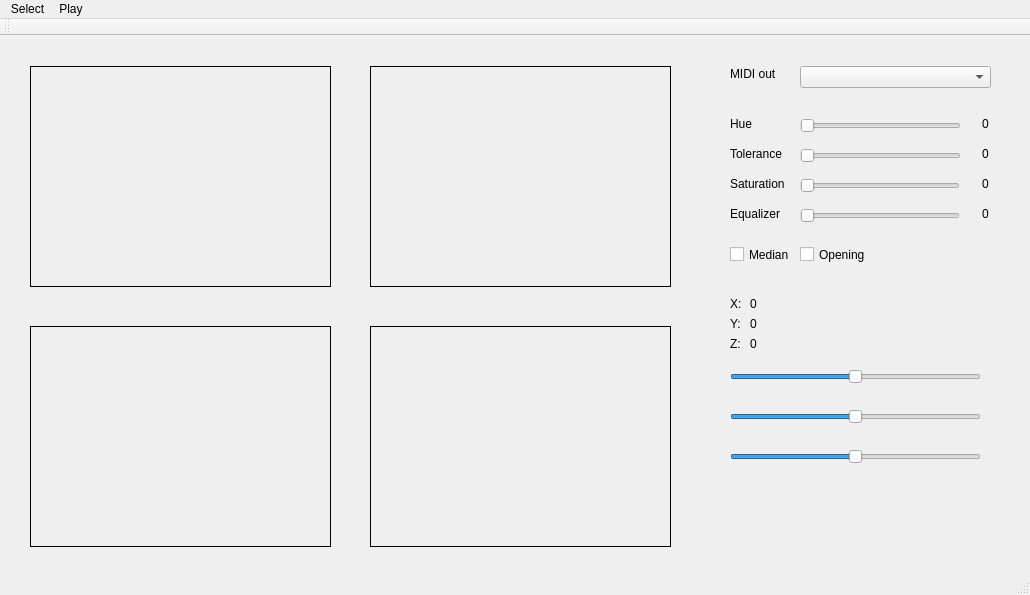
<?xml version="1.0" encoding="UTF-8"?>
<ui version="4.0">
 <class>VideoPlayer</class>
 <widget class="QMainWindow" name="VideoPlayer">
  <property name="geometry">
   <rect>
    <x>0</x>
    <y>0</y>
    <width>1030</width>
    <height>595</height>
   </rect>
  </property>
  <property name="windowTitle">
   <string>VideoPlayer</string>
  </property>
  <widget class="QWidget" name="centralWidget">
   <widget class="VideoWidget" name="inputFrame">
    <property name="geometry">
     <rect>
      <x>30</x>
      <y>30</y>
      <width>301</width>
      <height>221</height>
     </rect>
    </property>
    <property name="frameShape">
     <enum>QFrame::Box</enum>
    </property>
    <property name="text">
     <string/>
    </property>
    <property name="scaledContents">
     <bool>false</bool>
    </property>
    <property name="alignment">
     <set>Qt::AlignCenter</set>
    </property>
   </widget>
   <widget class="VideoWidget" name="inputFrame_2">
    <property name="geometry">
     <rect>
      <x>30</x>
      <y>290</y>
      <width>301</width>
      <height>221</height>
     </rect>
    </property>
    <property name="frameShape">
     <enum>QFrame::Box</enum>
    </property>
    <property name="text">
     <string/>
    </property>
    <property name="scaledContents">
     <bool>false</bool>
    </property>
    <property name="alignment">
     <set>Qt::AlignCenter</set>
    </property>
   </widget>
   <widget class="VideoWidget" name="outputFrame">
    <property name="geometry">
     <rect>
      <x>370</x>
      <y>30</y>
      <width>301</width>
      <height>221</height>
     </rect>
    </property>
    <property name="frameShape">
     <enum>QFrame::Box</enum>
    </property>
    <property name="text">
     <string/>
    </property>
    <property name="scaledContents">
     <bool>false</bool>
    </property>
    <property name="alignment">
     <set>Qt::AlignCenter</set>
    </property>
   </widget>
   <widget class="VideoWidget" name="outputFrame_2">
    <property name="geometry">
     <rect>
      <x>370</x>
      <y>290</y>
      <width>301</width>
      <height>221</height>
     </rect>
    </property>
    <property name="frameShape">
     <enum>QFrame::Box</enum>
    </property>
    <property name="text">
     <string/>
    </property>
    <property name="scaledContents">
     <bool>false</bool>
    </property>
    <property name="alignment">
     <set>Qt::AlignCenter</set>
    </property>
   </widget>
   <widget class="QSlider" name="equalizerSlider">
    <property name="geometry">
     <rect>
      <x>800</x>
      <y>170</y>
      <width>160</width>
      <height>19</height>
     </rect>
    </property>
    <property name="minimum">
     <number>1</number>
    </property>
    <property name="maximum">
     <number>100</number>
    </property>
    <property name="orientation">
     <enum>Qt::Horizontal</enum>
    </property>
   </widget>
   <widget class="QSlider" name="saturationSlider">
    <property name="geometry">
     <rect>
      <x>800</x>
      <y>140</y>
      <width>160</width>
      <height>19</height>
     </rect>
    </property>
    <property name="maximum">
     <number>255</number>
    </property>
    <property name="orientation">
     <enum>Qt::Horizontal</enum>
    </property>
   </widget>
   <widget class="QSlider" name="hueSlider">
    <property name="geometry">
     <rect>
      <x>800</x>
      <y>80</y>
      <width>161</width>
      <height>20</height>
     </rect>
    </property>
    <property name="styleSheet">
     <string notr="true"/>
    </property>
    <property name="maximum">
     <number>360</number>
    </property>
    <property name="orientation">
     <enum>Qt::Horizontal</enum>
    </property>
   </widget>
   <widget class="QSlider" name="toleranceSilder">
    <property name="geometry">
     <rect>
      <x>800</x>
      <y>110</y>
      <width>161</width>
      <height>19</height>
     </rect>
    </property>
    <property name="maximum">
     <number>30</number>
    </property>
    <property name="orientation">
     <enum>Qt::Horizontal</enum>
    </property>
   </widget>
   <widget class="QLabel" name="hueTextLabel">
    <property name="geometry">
     <rect>
      <x>730</x>
      <y>80</y>
      <width>61</width>
      <height>16</height>
     </rect>
    </property>
    <property name="text">
     <string>Hue</string>
    </property>
   </widget>
   <widget class="QLabel" name="toleranceTextLabel">
    <property name="geometry">
     <rect>
      <x>730</x>
      <y>110</y>
      <width>61</width>
      <height>16</height>
     </rect>
    </property>
    <property name="text">
     <string>Tolerance</string>
    </property>
   </widget>
   <widget class="QLabel" name="saturationTextLabel">
    <property name="geometry">
     <rect>
      <x>730</x>
      <y>140</y>
      <width>61</width>
      <height>16</height>
     </rect>
    </property>
    <property name="text">
     <string>Saturation</string>
    </property>
   </widget>
   <widget class="QLabel" name="equalizerTextLabel">
    <property name="geometry">
     <rect>
      <x>730</x>
      <y>170</y>
      <width>61</width>
      <height>16</height>
     </rect>
    </property>
    <property name="text">
     <string>Equalizer</string>
    </property>
   </widget>
   <widget class="QLabel" name="hueValue">
    <property name="geometry">
     <rect>
      <x>970</x>
      <y>80</y>
      <width>31</width>
      <height>16</height>
     </rect>
    </property>
    <property name="midLineWidth">
     <number>0</number>
    </property>
    <property name="text">
     <string>0</string>
    </property>
    <property name="alignment">
     <set>Qt::AlignCenter</set>
    </property>
   </widget>
   <widget class="QLabel" name="toleranceValue">
    <property name="geometry">
     <rect>
      <x>970</x>
      <y>110</y>
      <width>31</width>
      <height>16</height>
     </rect>
    </property>
    <property name="midLineWidth">
     <number>0</number>
    </property>
    <property name="text">
     <string>0</string>
    </property>
    <property name="alignment">
     <set>Qt::AlignCenter</set>
    </property>
   </widget>
   <widget class="QLabel" name="saturationValue">
    <property name="geometry">
     <rect>
      <x>970</x>
      <y>140</y>
      <width>31</width>
      <height>16</height>
     </rect>
    </property>
    <property name="midLineWidth">
     <number>0</number>
    </property>
    <property name="text">
     <string>0</string>
    </property>
    <property name="alignment">
     <set>Qt::AlignCenter</set>
    </property>
   </widget>
   <widget class="QLabel" name="equalizerValue">
    <property name="geometry">
     <rect>
      <x>970</x>
      <y>170</y>
      <width>31</width>
      <height>16</height>
     </rect>
    </property>
    <property name="midLineWidth">
     <number>0</number>
    </property>
    <property name="text">
     <string>0</string>
    </property>
    <property name="alignment">
     <set>Qt::AlignCenter</set>
    </property>
   </widget>
   <widget class="QCheckBox" name="medianCheck">
    <property name="geometry">
     <rect>
      <x>730</x>
      <y>210</y>
      <width>61</width>
      <height>17</height>
     </rect>
    </property>
    <property name="text">
     <string>Median</string>
    </property>
   </widget>
   <widget class="QCheckBox" name="openingCheck">
    <property name="geometry">
     <rect>
      <x>800</x>
      <y>210</y>
      <width>71</width>
      <height>17</height>
     </rect>
    </property>
    <property name="text">
     <string>Opening</string>
    </property>
   </widget>
   <widget class="QLabel" name="xLabel">
    <property name="geometry">
     <rect>
      <x>730</x>
      <y>260</y>
      <width>16</width>
      <height>16</height>
     </rect>
    </property>
    <property name="text">
     <string>X:</string>
    </property>
   </widget>
   <widget class="QLabel" name="yLabel">
    <property name="geometry">
     <rect>
      <x>730</x>
      <y>280</y>
      <width>16</width>
      <height>16</height>
     </rect>
    </property>
    <property name="text">
     <string>Y:</string>
    </property>
   </widget>
   <widget class="QLabel" name="zLabel">
    <property name="geometry">
     <rect>
      <x>730</x>
      <y>300</y>
      <width>16</width>
      <height>16</height>
     </rect>
    </property>
    <property name="text">
     <string>Z:</string>
    </property>
   </widget>
   <widget class="QLabel" name="xValue">
    <property name="geometry">
     <rect>
      <x>750</x>
      <y>260</y>
      <width>51</width>
      <height>16</height>
     </rect>
    </property>
    <property name="text">
     <string>0</string>
    </property>
   </widget>
   <widget class="QLabel" name="yValue">
    <property name="geometry">
     <rect>
      <x>750</x>
      <y>280</y>
      <width>51</width>
      <height>16</height>
     </rect>
    </property>
    <property name="text">
     <string>0</string>
    </property>
   </widget>
   <widget class="QLabel" name="zValue">
    <property name="geometry">
     <rect>
      <x>750</x>
      <y>300</y>
      <width>51</width>
      <height>16</height>
     </rect>
    </property>
    <property name="text">
     <string>0</string>
    </property>
   </widget>
   <widget class="QLabel" name="midiOutTextLabel">
    <property name="geometry">
     <rect>
      <x>730</x>
      <y>30</y>
      <width>51</width>
      <height>16</height>
     </rect>
    </property>
    <property name="text">
     <string>MIDI out</string>
    </property>
   </widget>
   <widget class="QComboBox" name="comboBox">
    <property name="geometry">
     <rect>
      <x>800</x>
      <y>30</y>
      <width>191</width>
      <height>22</height>
     </rect>
    </property>
   </widget>
   <widget class="QSlider" name="xSlider">
    <property name="geometry">
     <rect>
      <x>730</x>
      <y>330</y>
      <width>251</width>
      <height>21</height>
     </rect>
    </property>
    <property name="maximum">
     <number>640</number>
    </property>
    <property name="value">
     <number>320</number>
    </property>
    <property name="orientation">
     <enum>Qt::Horizontal</enum>
    </property>
   </widget>
   <widget class="QSlider" name="ySlider">
    <property name="geometry">
     <rect>
      <x>730</x>
      <y>370</y>
      <width>251</width>
      <height>21</height>
     </rect>
    </property>
    <property name="maximum">
     <number>480</number>
    </property>
    <property name="value">
     <number>240</number>
    </property>
    <property name="orientation">
     <enum>Qt::Horizontal</enum>
    </property>
   </widget>
   <widget class="QSlider" name="zSlider">
    <property name="geometry">
     <rect>
      <x>730</x>
      <y>410</y>
      <width>251</width>
      <height>21</height>
     </rect>
    </property>
    <property name="maximum">
     <number>640</number>
    </property>
    <property name="value">
     <number>320</number>
    </property>
    <property name="orientation">
     <enum>Qt::Horizontal</enum>
    </property>
   </widget>
  </widget>
  <widget class="QMenuBar" name="menuBar">
   <property name="geometry">
    <rect>
     <x>0</x>
     <y>0</y>
     <width>1030</width>
     <height>21</height>
    </rect>
   </property>
   <widget class="QMenu" name="menuSelect">
    <property name="title">
     <string>Select</string>
    </property>
    <addaction name="actionAdd_Camera"/>
    <addaction name="actionAdd_Camera_2"/>
   </widget>
   <widget class="QMenu" name="menuPlay">
    <property name="title">
     <string>Play</string>
    </property>
    <addaction name="actionPlay"/>
   </widget>
   <addaction name="menuSelect"/>
   <addaction name="menuPlay"/>
  </widget>
  <widget class="QToolBar" name="mainToolBar">
   <attribute name="toolBarArea">
    <enum>TopToolBarArea</enum>
   </attribute>
   <attribute name="toolBarBreak">
    <bool>false</bool>
   </attribute>
  </widget>
  <widget class="QStatusBar" name="statusBar"/>
  <action name="actionAdd_Camera">
   <property name="text">
    <string>Add Camera 1</string>
   </property>
  </action>
  <action name="actionAdd_Camera_2">
   <property name="text">
    <string>Add Camera 2</string>
   </property>
  </action>
  <action name="actionPlay">
   <property name="text">
    <string>Play</string>
   </property>
  </action>
 </widget>
 <layoutdefault spacing="6" margin="11"/>
 <customwidgets>
  <customwidget>
   <class>VideoWidget</class>
   <extends>QLabel</extends>
   <header>videowidget.h</header>
  </customwidget>
 </customwidgets>
 <resources/>
 <connections>
  <connection>
   <sender>hueSlider</sender>
   <signal>valueChanged(int)</signal>
   <receiver>VideoPlayer</receiver>
   <slot>updateParameters()</slot>
   <hints>
    <hint type="sourcelabel">
     <x>846</x>
     <y>113</y>
    </hint>
    <hint type="destinationlabel">
     <x>903</x>
     <y>121</y>
    </hint>
   </hints>
  </connection>
  <connection>
   <sender>toleranceSilder</sender>
   <signal>valueChanged(int)</signal>
   <receiver>VideoPlayer</receiver>
   <slot>updateParameters()</slot>
   <hints>
    <hint type="sourcelabel">
     <x>890</x>
     <y>143</y>
    </hint>
    <hint type="destinationlabel">
     <x>927</x>
     <y>148</y>
    </hint>
   </hints>
  </connection>
  <connection>
   <sender>saturationSlider</sender>
   <signal>valueChanged(int)</signal>
   <receiver>VideoPlayer</receiver>
   <slot>updateParameters()</slot>
   <hints>
    <hint type="sourcelabel">
     <x>938</x>
     <y>174</y>
    </hint>
    <hint type="destinationlabel">
     <x>956</x>
     <y>182</y>
    </hint>
   </hints>
  </connection>
  <connection>
   <sender>equalizerSlider</sender>
   <signal>valueChanged(int)</signal>
   <receiver>VideoPlayer</receiver>
   <slot>updateParameters()</slot>
   <hints>
    <hint type="sourcelabel">
     <x>943</x>
     <y>203</y>
    </hint>
    <hint type="destinationlabel">
     <x>952</x>
     <y>216</y>
    </hint>
   </hints>
  </connection>
  <connection>
   <sender>medianCheck</sender>
   <signal>toggled(bool)</signal>
   <receiver>VideoPlayer</receiver>
   <slot>updateParameters()</slot>
   <hints>
    <hint type="sourcelabel">
     <x>742</x>
     <y>243</y>
    </hint>
    <hint type="destinationlabel">
     <x>755</x>
     <y>272</y>
    </hint>
   </hints>
  </connection>
  <connection>
   <sender>openingCheck</sender>
   <signal>toggled(bool)</signal>
   <receiver>VideoPlayer</receiver>
   <slot>updateParameters()</slot>
   <hints>
    <hint type="sourcelabel">
     <x>818</x>
     <y>243</y>
    </hint>
    <hint type="destinationlabel">
     <x>864</x>
     <y>267</y>
    </hint>
   </hints>
  </connection>
 </connections>
 <slots>
  <slot>updateParameters()</slot>
 </slots>
</ui>
